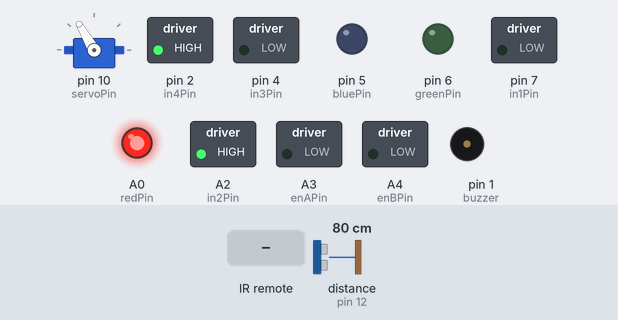
Simulated run of this sketch. Board: Arduino Uno, built with avr-gcc and run on an emulated ATmega328P. Parts: servo, switched loads named in the sketch (green lamp = pin HIGH), output pins drawn as LEDs (lit = HIGH), buzzer (waves = sounding, pin HIGH). Wiring (inferred from the names in the program): ultrasonic range finder: trigger pin 13; echo pin 12. Dashed ring = blinking. The test bench sets the inputs (shaded band); at power-on: distance to the obstacle (sensor on pin 12) 80 cm. The echo pulse lasts 58.3 µs per cm; pins used as bus, display or sensor lines are not drawn.

Above: at 4.9 s.
6.5 s: infrared code 0xFFC23D received
At 7.2 s:
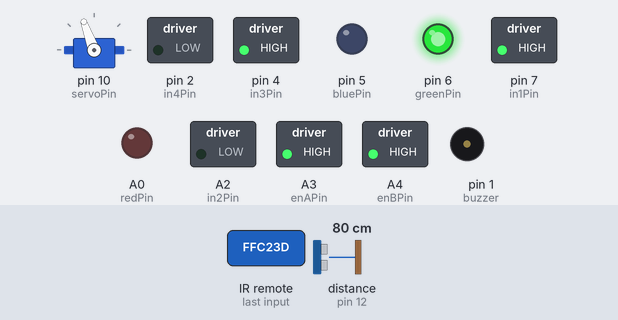
9.5 s: distance to the obstacle (sensor on pin 12) set to 23 cm
12.5 s: distance to the obstacle (sensor on pin 12) set to 18 cm
At 13.0 s:
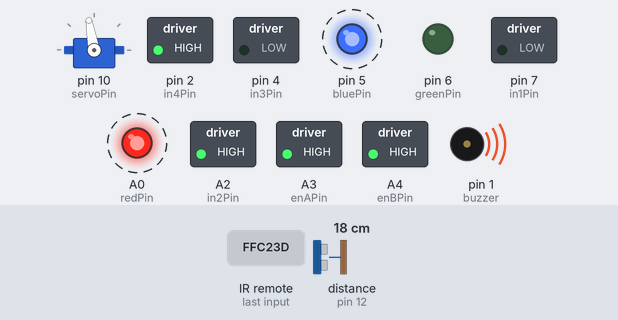
15.5 s: infrared code 0xFFC23D received
At 16.1 s:
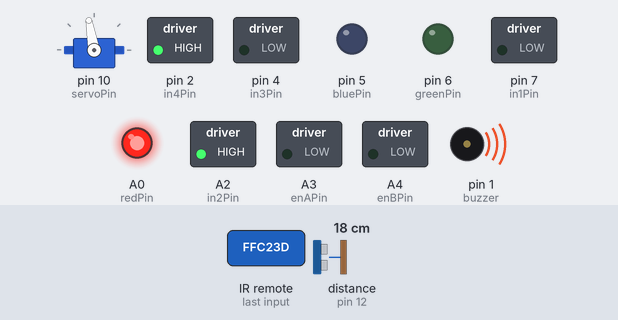
18.5 s: infrared code 0xFF906F received
At 19.4 s:
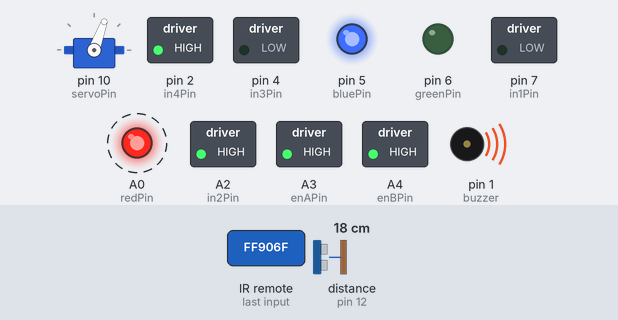
21.5 s: distance to the obstacle (sensor on pin 12) set to 35 cm
Timing chart, 0 to 25.5 s (numbered marks = the images above; inputs shaded):
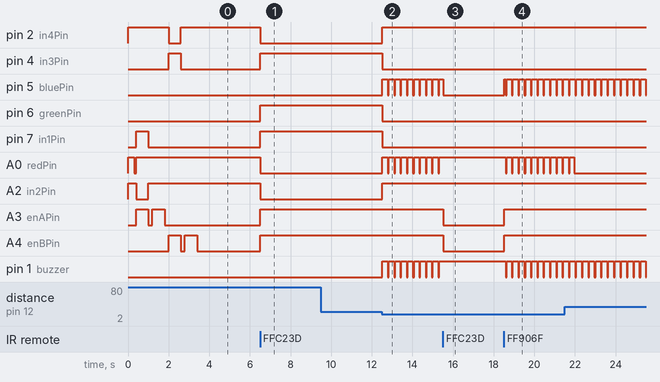

The sketch:

smart_car.ino
```cpp
#include <Servo.h>
#include <IRremote.h>
Servo servo ;


//Pins
const int trigPin = 13;
const int echoPin = 12;

const int servoPin = 10;

const int enAPin = A3;
const int in1Pin = 7;
const int in2Pin = A2;
const int in3Pin = 4;
const int in4Pin = 2;
const int enBPin = A4;

const int receiverPin = A1;

const int redPin= A0;
const int greenPin = 6;
const int  bluePin = 5;

const int buzzer = 1;


int moving = 0;
int MSpeed = 200;
int blinking = 0;
int buzzing = 0;


IRrecv irrecv(receiverPin);
decode_results signals;


//Defs
enum Motor { LEFT, RIGHT };
void go(enum Motor m, int speed)
{
  digitalWrite (m == LEFT ? in1Pin : in3Pin , speed > 0 ? HIGH : LOW );
  digitalWrite (m == LEFT ? in2Pin : in4Pin , speed <= 0 ? HIGH : LOW );
  analogWrite(m == LEFT ? enAPin : enBPin, speed < 0 ? -speed : speed );
}


void testMotors ()
{
  static int speed[8] = { 128, 255, 128, 0 , -128, -255, -128, 0};
  go(RIGHT, 0);
  for (unsigned char i = 0 ; i < 8 ; i++)
    go(LEFT, speed[i]), delay(200);

  for (unsigned char i = 0 ; i < 8 ; i++)
    go(RIGHT, speed[i]), delay(200);
}


unsigned int readDistance()
{
  digitalWrite(trigPin, HIGH);
  delayMicroseconds(10);
  digitalWrite(trigPin, LOW);
  unsigned long period = pulseIn(echoPin, HIGH);
  return period * 343 / 2000;
}


#define NUM_ANGLES 7
unsigned char sensorAngle[NUM_ANGLES] = {60, 70, 80, 90, 100, 110, 120};
unsigned int distance [NUM_ANGLES];


void readNextDistance()
{
  static unsigned char angleIndex = 0;
  static signed char step = 1;
  distance[angleIndex] = readDistance();
  angleIndex += step ;
  if (angleIndex == NUM_ANGLES - 1) step = -1;
  else if (angleIndex == 0) step = 1;
  servo.write(sensorAngle[angleIndex]);
}


void setColor(int redValue, int greenValue,  int blueValue) {
  analogWrite(redPin, redValue);
  analogWrite(greenPin,  greenValue);
  analogWrite(bluePin, blueValue);
}


//Setup
void setup () {
  irrecv.enableIRIn();

  pinMode(redPin,  OUTPUT);
  pinMode(greenPin, OUTPUT);
  pinMode(bluePin, OUTPUT);

  pinMode(trigPin , OUTPUT);
  pinMode(echoPin, INPUT);
  digitalWrite(trigPin, LOW);
  pinMode(enAPin, OUTPUT);
  pinMode(in1Pin, OUTPUT);
  pinMode(in2Pin, OUTPUT);
  pinMode(in3Pin, OUTPUT);
  pinMode(in4Pin, OUTPUT);
  pinMode(enBPin, OUTPUT);
  pinMode(buzzer, OUTPUT);

  servo.attach(servoPin);
  servo.write(90);
  go(LEFT, 0);
  go(RIGHT, 0);

  setColor(255, 0, 0);
  delay(300);
  setColor(0, 0, 0);
  delay(100);
  setColor(255, 0, 0);

  testMotors();

  servo.write(sensorAngle[0]);
  delay(200);
  for (unsigned char i = 0 ; i < NUM_ANGLES ; i ++)
    readNextDistance(), delay (200);
}


void loop () {

  if (irrecv.decode(&signals)) {
      irrecv.resume();
      if (signals.value == 0xFFC23D) moving = moving == 2 ? 0 : 2;
      if (signals.value == 0xFF906F) moving = moving == 1 ? 2 : 1;

      if (signals.value == 0xFFE01F) MSpeed = MSpeed == 10 ? 10 : MSpeed-10;
      if (signals.value == 0xFFA857) MSpeed = MSpeed == 250 ? 250 : MSpeed+10;

      if (signals.value == 0xFF22DD) moving = moving == 3 ? 4 : 3;
      if (signals.value == 0xFF02FD) moving = moving == 5 ? 6 : 5;
  }


  readNextDistance ();
  unsigned char tooClose = 0;
  for (unsigned char i = 0 ; i < NUM_ANGLES ; i++)
    if (distance[i] < 200)
      tooClose = 1;

  if (tooClose && moving != 0) {
    go(LEFT, -130);
    go(RIGHT, -250);

    if (blinking < 5) setColor(170, 0, 255), blinking++;
    else setColor(0, 0, 0), blinking = 0;

    if (buzzing < 5) digitalWrite(buzzer, HIGH), buzzing++;
    else digitalWrite(buzzer, LOW), buzzing = 0;
  }
  else if (moving == 2) {
    go(LEFT, MSpeed);
    go(RIGHT, MSpeed);
    setColor(0, 255, 0);
  }
  else if (moving == 1) {
    go(LEFT, -MSpeed);
    go(RIGHT, -MSpeed);

    if (blinking < 5) setColor(0, 0, 255), blinking++;
    else setColor(0, 0, 0), blinking = 0;
    if (buzzing < 5) digitalWrite(buzzer, HIGH), buzzing++;
    else digitalWrite(buzzer, LOW), buzzing = 0;
  }
  else if (moving == 3) {
    go(LEFT, 0);
    go(RIGHT, MSpeed);

    setColor(255, 102, 0);
  }
  else if (moving == 4) {
    go(LEFT, -MSpeed);
    go(RIGHT, MSpeed);

    if (blinking < 5) setColor(255, 102, 0), blinking++;
    else setColor(0, 0, 0), blinking = 0;
  }
  else if (moving == 5) {
    go(LEFT, MSpeed);
    go(RIGHT, 0);

    setColor(255, 255, 0);
  }
  else if (moving == 6) {
    go(LEFT, MSpeed);
    go(RIGHT, -MSpeed);

    if (blinking < 5) setColor(255, 255, 0), blinking++;
    else setColor(0, 0, 0), blinking = 0;
  }
  else {
    go(LEFT, 0);
    go(RIGHT, 0);

    setColor(255, 0, 0);
  }


  if (moving != 1 && (!tooClose && moving != 0)) digitalWrite(buzzer, LOW);

  delay (50);
}
```

Measured:
- the behaviour switches between 21 and 20 cm on distance to the obstacle (sensor on pin 12) (found by bisection; images 1 and 2)
- after the input at 6.5 s, pin 2 (in4Pin), A0 (redPin), A2 (in2Pin): HIGH → LOW at once; pin 4 (in3Pin), pin 6 (greenPin), pin 7 (in1Pin), A3 (enAPin), A4 (enBPin): LOW → HIGH at once
- after the input at 12.5 s, pin 2 (in4Pin), A2 (in2Pin): LOW → HIGH at once; pin 4 (in3Pin), pin 6 (greenPin), pin 7 (in1Pin): HIGH → LOW at once; pin 5 (bluePin), A0 (redPin), pin 1 (buzzer): alternates HIGH for 0.26 s and LOW for 0.05 s, starting at once
- after the input at 15.5 s, A0 (redPin), pin 1 (buzzer): stops changing and stays HIGH; A3 (enAPin), A4 (enBPin): HIGH → LOW at once
- after the input at 18.5 s, pin 5 (bluePin): LOW → HIGH at once, then repeats every 0.31 s: LOW 0.05 s, HIGH 0.26 s; A0 (redPin), pin 1 (buzzer): alternates HIGH for 0.26 s and LOW for 0.05 s, starting after 0.08 s; A3 (enAPin), A4 (enBPin): LOW → HIGH at once
- by itself, servo on pin 10 (servoPin): repeats every 0.63 s: 120° 0.05 s, 110° 0.05 s, 100° 0.05 s, 90° 0.05 s, 80° 0.05 s, 70° 0.05 s, 60° 0.05 s, 70° 0.05 s, 80° 0.05 s, 90° 0.05 s, 100° 0.05 s, 110° 0.05 s
